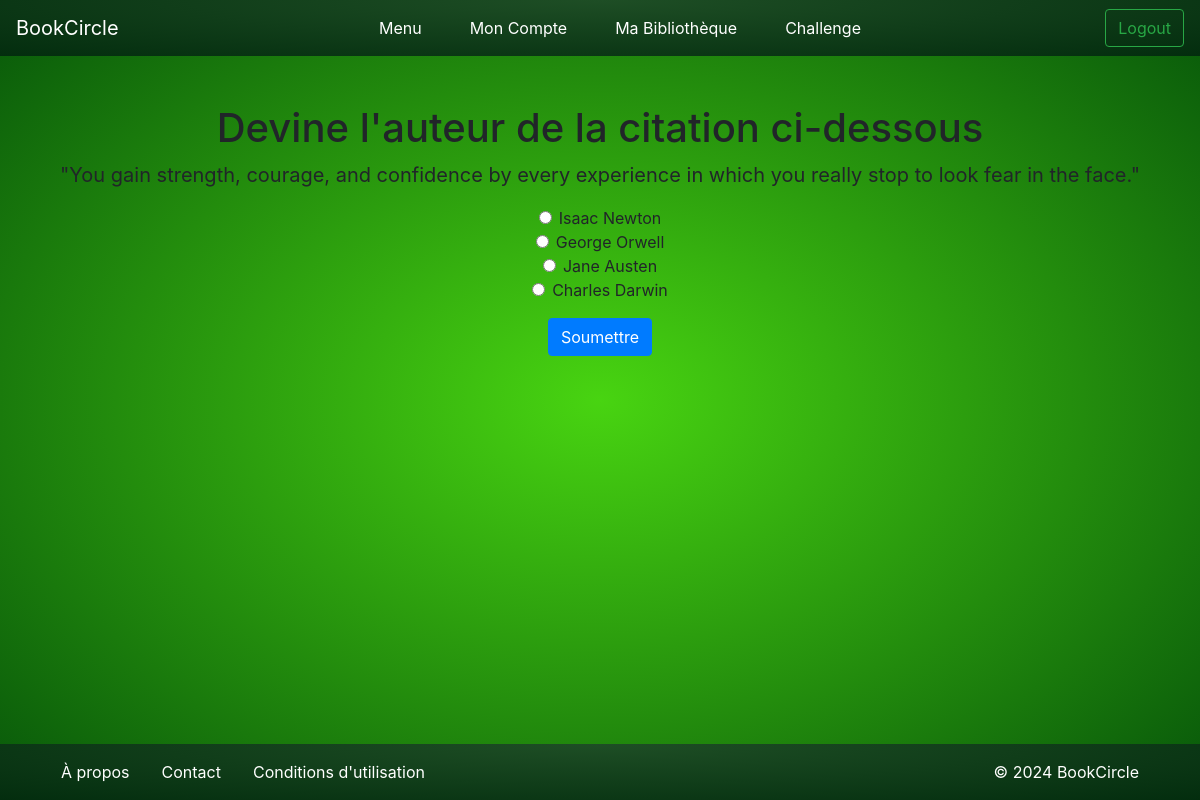
/citation/ (signed in), run on the app's committed database.
### bookc/models.py (models this page shows, shortened)
class Quote(models.Model):
    text = models.TextField()
    author = models.CharField(max_length=255)
    book_title = models.CharField(max_length=255)

### bookc/views.py (the view, shortened to what this page needs)
# urls.py: path('citation/', views.citation_quiz, name='citation_quiz'),
@login_required
def citation_quiz(request):
    quote = random.choice(Quote.objects.all())
    other_authors = list(Quote.objects.exclude(author=quote.author).values_list('author', flat=True).distinct())
    num_fake_authors = min(3, len(other_authors))
    fake_authors = random.sample(other_authors, num_fake_authors)
    options = fake_authors + [quote.author]
    random.shuffle(options)
    return render(request, 'citation.html', {
        'quote': quote,
        'options': options,
        'quote_id': quote.id
    })

### templates/citation.html (shortened to what this page needs)
{% extends 'base.html' %}
    {% load static %}
    {% block style %}
        <link rel="stylesheet" href="https://cdn.jsdelivr.net/npm/bootstrap@4.0.0/dist/css/bootstrap.min.css">
        <link rel="stylesheet" href="{% static 'css/style.css' %}">
    {% endblock style %}
{% block content %}
{% include "components/nav.html" %}
<div class="container text-center mt-5">
    <h1> Devine l'auteur de la citation ci-dessous</h1>
    <blockquote class="blockquote">
        <p>"{{ quote.text }}"</p>
    </blockquote>
    <form method="post">
        {% for option in options %}
            <div class="form-check">
                <input class="form-check-input" type="radio" name="author" id="author{{ forloop.counter }}" value="{{ option }}">
                <label class="form-check-label" for="author{{ forloop.counter }}">
                    {{ option }}
                </label>
            </div>
        {% endfor %}
        <button type="submit" class="btn btn-primary mt-3">Soumettre</button>
    </form>
</div>
{% include "components/footer.html" %}
{% endblock %}

### static/css/style.css (style rules this page uses)
html, body { height: 100%; margin: 0; }
body { min-height: 100vh; margin: 0; background: radial-gradient(ellipse at center, #48d411 0%, #07560a 100%); background-size: cover; background-position: center; background-repeat: no-repeat; }

### data on the page
Quote: text "You gain strength, courage, and confidence by every experience in which you really stop to look fear in the face.", options "Jane Austen"

### other printed values
{{ option }} "Isaac Newton" "George Orwell" "Charles Darwin"
